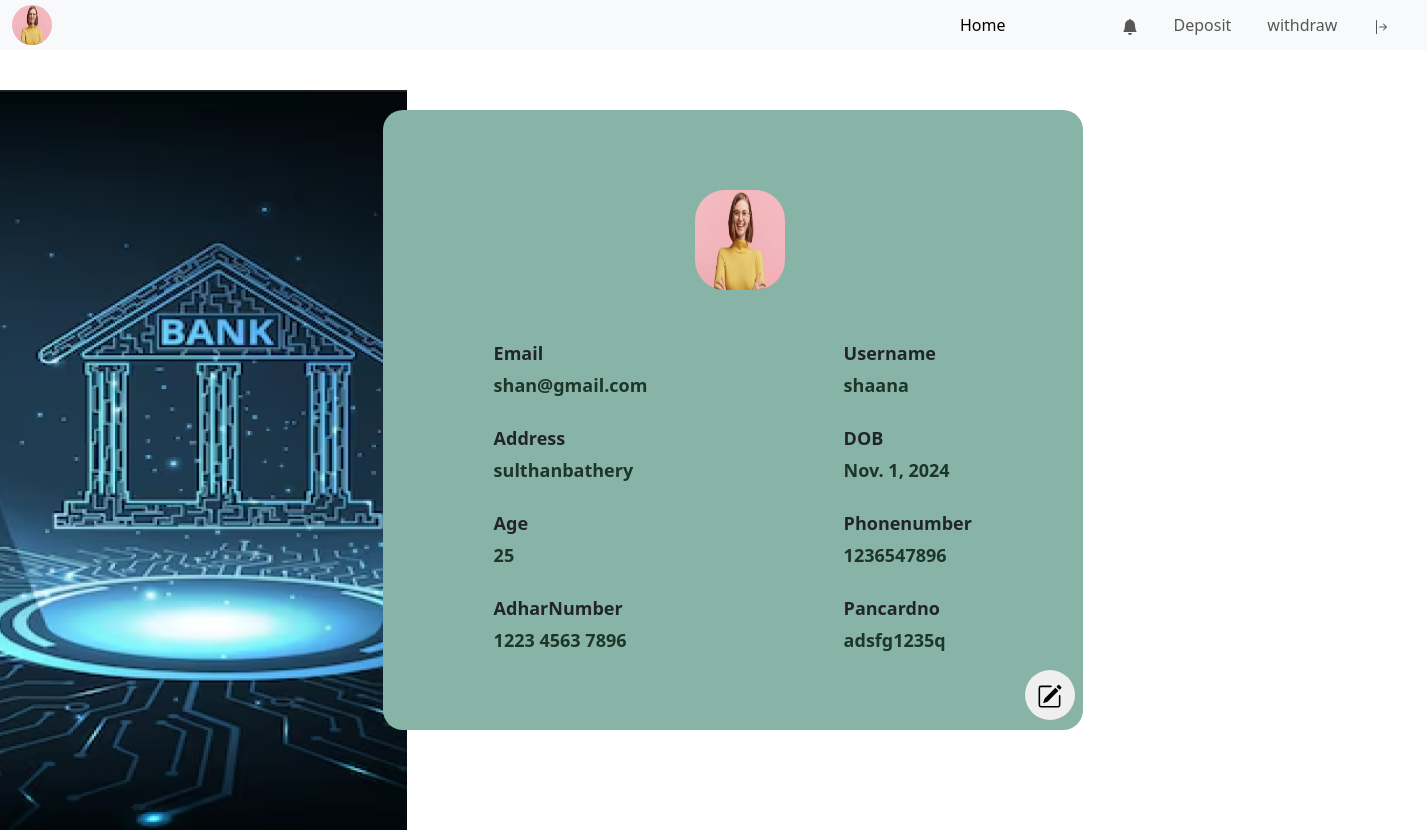
The page /userprofile (signed in) on the database its author committed.
### app/models.py (models this page shows, shortened)
class CustomeUser(AbstractUser):
    age=models.IntegerField(null=True,blank=True)
    Phonenumber=models.IntegerField(null=True,blank=True,unique=True)
    Address=models.CharField(null=True,blank=True,max_length=100)
    DOB=models.DateField(null=True,blank=True)
    InitialAmount=models.IntegerField(null=True,blank=True)
    AccountNumber=models.CharField(null=True,blank=True,max_length=100,unique=True)
    Pancardno=models.CharField(null=True,blank=True,max_length=100,unique=True)
    AdharNumber=models.CharField(null=True,blank=True,max_length=100,unique=True)
    Ifsc=models.IntegerField(null=True,blank=True)
    Branch=models.CharField(null=True,blank=True ,max_length=100)
    Pincode=models.IntegerField(null=True,blank=True)
    usertype=models.CharField(max_length=200)
    Image=models.FileField(null=True,blank=True)

### app/views.py (the view)
# urls.py: path('userprofile',views.userprofile,name='userprofile'),
def userprofile(request):
    usr=CustomeUser.objects.get(id=request.user.id)
    return render(request,'user/profile.html',{'data':usr})

### template/user/profile.html (shortened to what this page needs)
{% extends 'user/home.html' %}
{% block content %}
{% load static %}
<div class="row 1">
    <div class="col-sm-3  " style=" padding-right: 5px;">
        <img src="{% static 'images/Rectangle 1.png' %}" alt="bank" style="height: 740px;">
    </div>
    <div class="col-sm-9">
    <div class="container ">
        <div>
         <img src="{{data.Image.url}}" alt="" style="width: 90px;height: 100px;border-radius: 30px;margin-top:80px;margin-left:300px;">
        </div>
    <div class="row  ">
        <div class="col-md-6 ">
            <label for="Email"><b>Email</b></label><br>
           <p>{{data.email}}<br></p>
            <label for="Address"><b>Address</b></label><br>
            <p>{{ data.Address }}<br></p>
            <label for="age"><b>Age</b></label><br>
            <p>{{ data.age }}<br></p>
            <label for="AdharNumber"><b>AdharNumber</b></label><br>
            <p>{{data.AdharNumber}}</p>
        </div>
        <div class="col-md-6 " style="width:auto" required>
            <label for="username"><b>Username</b></label><br>
            <p>{{data.username}}<br></p>
            <label for="DOB"><b>DOB</b></label><br>
            <p>{{ data.DOB }}<br></p>
            <label for="Phonenumber"><b>Phonenumber</b></label><br>
            <p>{{data.Phonenumber}}<br></p>
            <label for="Pancardno"><b>Pancardno</b></label><br>
            <p>{{data.Pancardno}}<br></p>
        </div>
        <a href="{% url 'profileedit' id=data.id %}"><button></i></button></a>
    </div>
    </div>
    {% endblock %}

### template/user/profile.html (style rules this page uses)
.container { background-color: #87b4a6; width: 700px; height: 620px; margin-top: 20px; margin-left: 20px; border-radius: 20px; align-items: center; }
button { border-radius: 40px; border: transparent; margin-left: 630px; margin-top:0px; width: 50px; height:50px; }
.row { justify-content: center; font-size:large; margin-top:40px; }
label { margin-top: 10px; margin-bottom:5px; font-weight:bolder; }
p { color:#1e362a; font-size:large; font-weight: bold; }
.container { background-attachment: fixed; }

### rows shown on the page
CustomeUser: Image (picture), email "shan@gmail.com", Address "sulthanbathery", age "25", AdharNumber "1223 4563 7896", username "shaana", DOB "Nov. 1, 2024", Phonenumber "1236547896", Pancardno "adsfg1235q"
